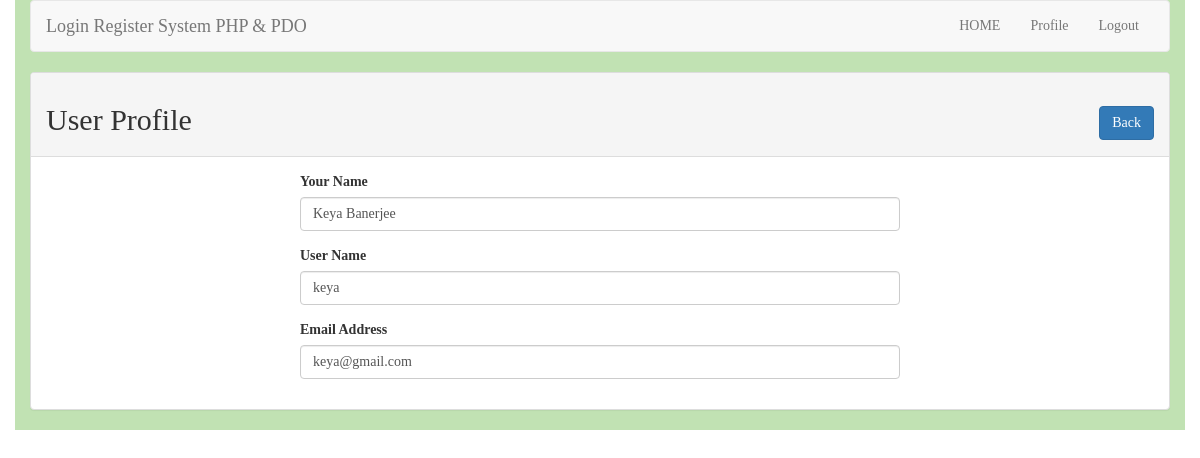
Screenshot of /profile.php?id=16 (signed in) with the database file from the repository.
### tables this page shows
CREATE TABLE `tbl_user` (
  `id` int(11) NOT NULL,
  `name` varchar(255) NOT NULL,
  `username` varchar(255) NOT NULL,
  `email` varchar(255) NOT NULL,
  `password` varchar(255) NOT NULL
);

### lib/User.php (called while the page is built, shortened)
<?php
    include 'Database.php';
class User
{
    private $db;
    public function __construct()
    {
        $this->db = new Database();
    }
            public function getUserById($id){
                $sql = "SELECT * FROM tbl_user WHERE id = :id LIMIT 1";
                $query = $this->db->pdo->prepare($sql);
                $query->bindValue(':id', $id);
                $query->execute();
                $result = $query->fetch(PDO::FETCH_OBJ);
                return $result;
            }
}

### lib/Database.php (called while the page is built)
<?php
class Database{
    private $hostdb = "localhost";
    private $userdb = "root";
    private $passdb = "";
    private $namedb = "db_lr";
    public $pdo;
    public function __construct()
    {
        if (!isset($this->pdo)){
            try{
                $link = new PDO("mysql:host=".$this->hostdb.";dbname=".$this->namedb, $this->userdb, $this->passdb);
                $link->setAttribute(PDO::ATTR_ERRMODE, PDO::ERRMODE_EXCEPTION);
                $link->exec("SET CHARACTER SET utf8");
                $this->pdo = $link;
            }catch(PDOException $e){
                die("Failed to connect with Database".$e->getMessage());
            }
        }
    }
}
?>

### profile.php (the view, shortened to what this page needs)
<?php
include 'lib/user.php';
include 'inc/header.php';
?>
<?php
    if (isset($_GET['id'])) {
    $userid = (int)$_GET['id'];
}
        $user = new User();
?>
<div class="panel panel-default">
    <div class="panel-heading">
        <h2>User Profile<span class="pull-right"><a class="btn btn-primary" href="index.php">Back</a></span></h2>
    </div>
    <div class="panel-body">
        <div style="max-width: 600px; margin:0 auto">
            <?php
                $uerdata = $user->getUserById($userid);
                if($uerdata) {
            ?>
            <form action="" method="post">
                <div class="form-group">
                    <label for="name">Your Name</label>
                    <input type="text" id="name" name="name" class="form-control" value="<?php echo $uerdata->name; ?>"/>
                </div>
                <div class="form-group">
                    <label for="username">User Name</label>
                    <input type="text" id="username" name="username" class="form-control" value="<?php echo $uerdata->username; ?>"/>
                </div>
                <div class="form-group">
                    <label for="email">Email Address</label>
                    <input type="text" id="email" name="email" class="form-control" value="<?php echo $uerdata->email; ?>"/>
                </div>
            </form>
            <?php } ?>
        </div>
    </div>
</div>

### rows the page displays
tbl_user: name "Keya Banerjee", username "keya", email "keya@gmail.com"
